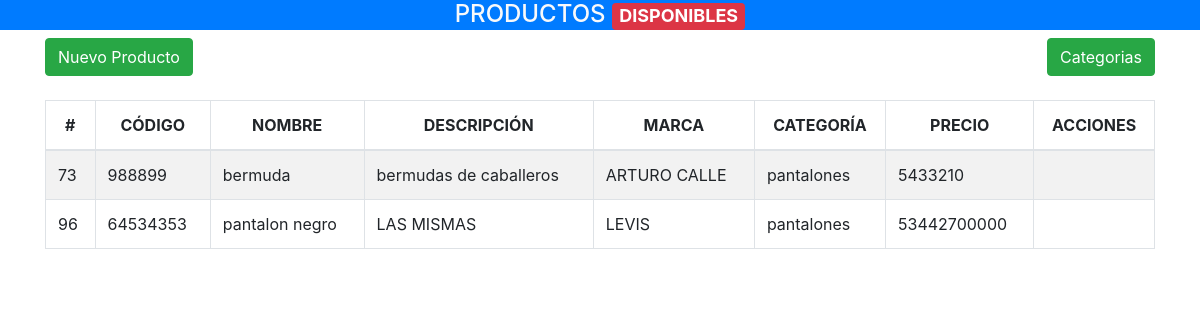
Screenshot of /prueba_tecnica/index.php with the database file from the repository.
### tables this page shows
CREATE TABLE `productos` (
  `ID` int(11) NOT NULL,
  `CODIGO` varchar(10) NOT NULL,
  `NOMBRE` varchar(50) NOT NULL,
  `DESCRIPCION` varchar(50) NOT NULL,
  `MARCA` varchar(50) NOT NULL,
  `CATEGORIA` varchar(50) NOT NULL,
  `PRECIO` float NOT NULL
);

### prueba_tecnica/index.php (the view, shortened to what this page needs)
<?php
    $objeto= new Conexion();
    $conexion= $objeto->Conectar();
    $consulta= "CALL `SP_PRODUCTOS_ALL`()";
    $resultado= $conexion->prepare($consulta);
    $resultado->execute();
    $data= $resultado->fetchALL(PDO::FETCH_ASSOC);
?>
<!doctype html>
<html lang="en">
  <head>
    <link rel="stylesheet" href="bootstrap/css/bootstrap.min.css">
    <link rel="stylesheet" href="main.css">
    <link rel="stylesheet" type="text/css" href="datatables/datatables.min.css"/>
    <link rel="stylesheet"  type="text/css" href="datatables/DataTables-1.10.22/css/dataTables.bootstrap4.min.css">
  </head>
  <body>
     <header>
         <h4 class="text-center text-light">PRODUCTOS <span class="badge badge-danger">DISPONIBLES</span></h4>
     </header>
    <div class="container">
        <div class="row">
            <div class="col-lg-12">
                <button id="btnNuevo" type="button" class="btn btn-success" data-toggle="modal">Nuevo Producto</button>
                <button id="btnCategoria" type="button" class="btn btn-success float-right"
                OnClick="location.href='categorias.php'" data-toggle="modal">Categorias</button>
            </div>
        </div>
    </div>
    <br>
    <div class="container">
        <div class="row">
                <div class="col-lg-12">
                    <div class="table-responsive">
                        <table id="tablaProducto" class="table table-striped table-bordered table-condensed" style="width:100%">
                        <thead class="text-center">
                        <tr>
                                <th>#</th>
                                <th>CÓDIGO</th>
                                <th>NOMBRE</th>
                                <th>DESCRIPCIÓN</th>
                                <th>MARCA</th>
                                <th>CATEGORÍA</th>
                                <th>PRECIO</th>
                                <th>ACCIONES</th>
                            </tr>
                        </thead>
                        <tbody>
                            <?php foreach($data as $dat){
                            ?>
                              <tr>
                                <td><?php echo $dat['ID'] ?> </td>
                                <td><?php echo $dat['CODIGO'] ?></td>
                                <td><?php echo $dat['NOMBRE'] ?></td>
                                <td><?php echo $dat['DESCRIPCION'] ?></td>
                                <td><?php echo $dat['MARCA'] ?></td>
                                <td><?php echo $dat['CATEGORIA'] ?></td>
                                <td><?php echo $dat['PRECIO'] ?></td>
                                <td>
                                </td>
                              </tr>
                            <?php
                                }
                            ?>
                        </tbody>
                       </table>
                    </div>
                </div>
        </div>
    </div>
  </body>
</html>

### prueba_tecnica/main.css (style rules this page uses)
header { background:#007bff; }

### rows the page displays
productos: ID "73", CODIGO "988899", NOMBRE "bermuda", DESCRIPCION "bermudas de caballeros", MARCA "ARTURO CALLE", CATEGORIA "pantalones", PRECIO "5433210"
productos: ID "96", CODIGO "64534353", NOMBRE "pantalon negro", DESCRIPCION "LAS MISMAS", MARCA "LEVIS", CATEGORIA "pantalones", PRECIO "53442700000"
